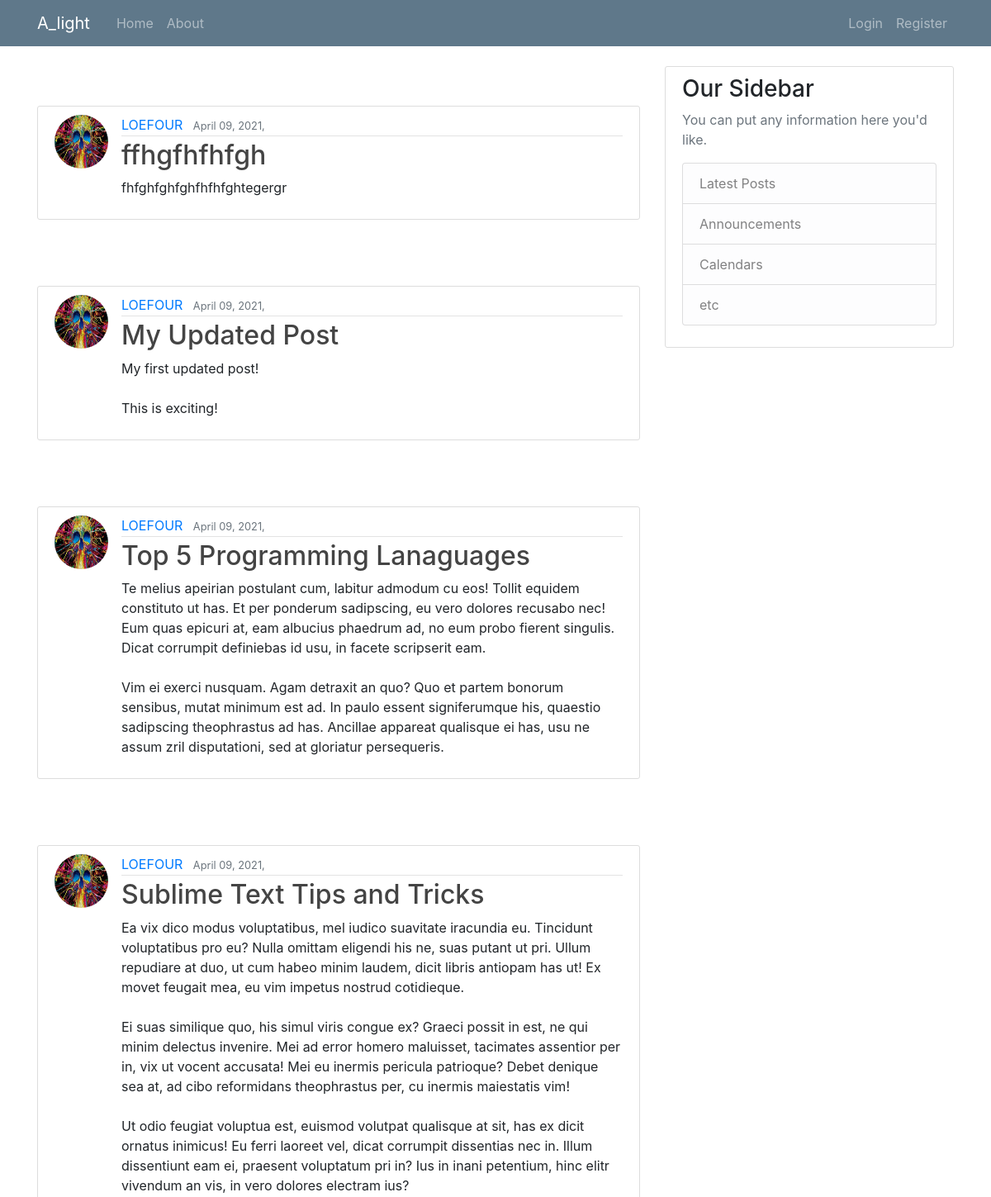
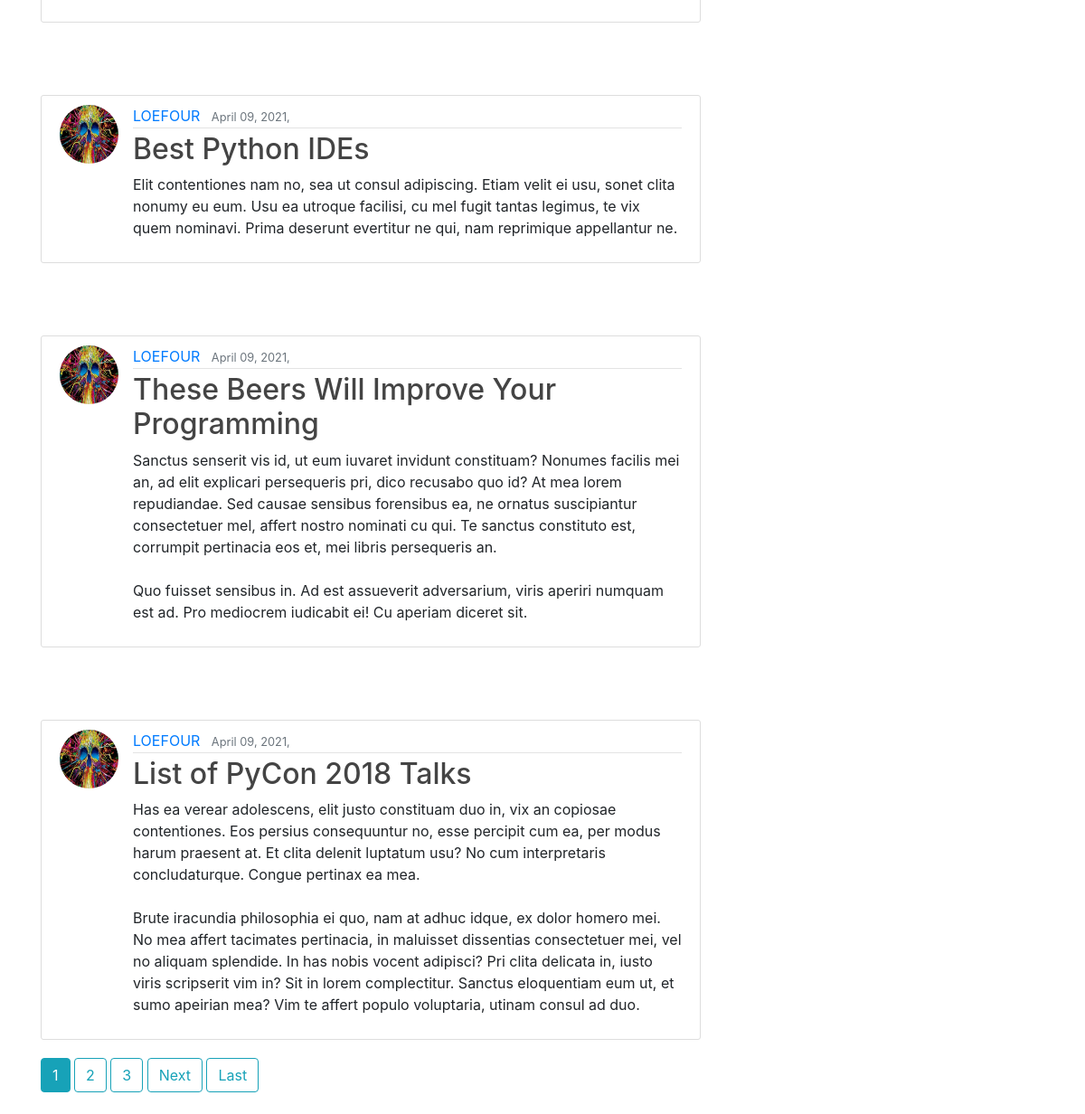
The page /user/LOEFOUR on the database its author committed (2 pictures, top to bottom).
### blog/models.py (models this page shows, shortened)
class Post(models.Model):
    title = models.CharField(max_length=100)
    content = models.TextField()
    date_posted = models.DateTimeField(default=timezone.now())
    author = models.ForeignKey(User, on_delete=models.CASCADE)

### users/models.py (models this page shows, shortened)
class Profile(models.Model):
    user = models.OneToOneField(User, on_delete=models.CASCADE)
    image = models.ImageField(default='default.jpg', upload_to='profile_pics')

### blog/views.py (the view)
# urls.py: path('user/<str:username>', UserPostListView.as_view(), name="user-posts"),
class UserPostListView(ListView):
    model = Post
    template_name = 'blog/user_posts.html'
    context_object_name = 'post'
    paginate_by = 7
    def get_queryset(self):
        user = get_object_or_404(User, username=self.kwargs.get('username'))
        return Post.objects.filter(author=user).order_by('-date_posted')

### templates/blog/user_posts.html (shortened to what this page needs)
{% extends 'blog/base.html' %} {% block content %}
    <h1 class="mb-3">Post By {{ view.kwargs.username }} ({{ page_obj.paginator.count }})</h1>
    {% for post in post %}
<article class="media content-section">
    <img class="rounded-circle article-img" src="{{ post.author.profile.image.url }}" alt="">
  <div class="media-body">
    <div class="article-metadata">
      <a class="mr-2" href="{% url 'user-posts' post.author.username%}">{{ post.author }}</a>
      <small class="text-muted">{{ post.date_posted | date:"F d, Y," }}</small>
    </div>
    <h2><a class="article-title" href="{% url 'post-detail' post.id %}">{{ post.title }}</a></h2>
    <p class="article-content">{{ post.content }}</p>
  </div>
</article>
{% endfor %}
    {% if is_paginated %}
      {% for num in page_obj.paginator.page_range %}
        {% if page_obj.number == num %}
          <a class="btn btn-info mb-4" href="?page={{ num }}">{{ num }}</a>
        {% elif num > page_obj.number|add:'-3' and num < page_obj.number|add:'3' %}
          <a class="btn btn-outline-info mb-4" href="?page={{ num }}">{{ num }}</a>
        {% endif %}
      {% endfor %}
      {% if page_obj.has_next %}
        <a class="btn btn-outline-info mb-4" href="?page={{ page_obj.next_page_number }}">Next</a>
        <a class="btn btn-outline-info mb-4" href="?page={{ page_obj.paginator.num_pages }}">Last</a>
      {% endif %}
    {% endif %}
{% endblock content %}

### static/blog/main.css (style rules this page uses)
body { background: #fafafa; color: #333333; margin-top: 5rem; }
h1, h2, h3, h4, h5, h6 { color: #444444; }
.content-section { background: #ffffff; padding: 10px 20px; border: 1px solid #dddddd; border-radius: 3px; margin-bottom: 20px; margin-top: 80px; }
.article-title { color: #444444; }
.article-content { white-space: pre-line; }
.article-img { height: 65px; width: 65px; margin-right: 16px; }
.article-metadata { padding-bottom: 1px; margin-bottom: 4px; border-bottom: 1px solid #e3e3e3; }

### rows shown on the page
Post: author.profile.image (picture), author "LOEFOUR", date_posted "April 09, 2021,", title "ffhgfhfhfgh", content "fhfghfghfghfhfhfghtegergr"
Post: author.profile.image (picture), author "LOEFOUR", date_posted "April 09, 2021,", title "My Updated Post", content "My first updated post! This is exciting!"
Post: author.profile.image (picture), author "LOEFOUR", date_posted "April 09, 2021,", title "Top 5 Programming Lanaguages", content "Te melius apeirian postulant cum, labitur admodum cu eos! Tollit equidem constituto ut has. Et per ponderum sadipscing, eu vero dolores recusabo nec! Eum quas epicuri at, eam albucius phaedrum ad, no eum probo fierent singulis. Dicat corrumpit definiebas id usu, in facete scripserit eam. Vim ei exerci nusquam. Agam detraxit an quo? Quo et partem bonorum sensibus, mutat minimum est ad. In paulo essent signiferumque his, quaestio sadipscing theophrastus ad has. Ancillae appareat qualisque ei has, usu ne assum zril disputationi, sed at gloriatur persequeris."
Post: author.profile.image (picture), author "LOEFOUR", date_posted "April 09, 2021,", title "Sublime Text Tips and Tricks", content "Ea vix dico modus voluptatibus, mel iudico suavitate iracundia eu. Tincidunt voluptatibus pro eu? Nulla omittam eligendi his ne, suas putant ut pri. Ullum repudiare at duo, ut cum habeo minim laudem, dicit libris antiopam has ut! Ex movet feugait mea, eu vim impetus nostrud cotidieque. Ei suas similique quo, his simul viris congue ex? Graeci possit in est, ne qui minim delectus invenire. Mei ad error homero maluisset, tacimates assentior per in, vix ut vocent accusata! Mei eu inermis pericula patrioque? Debet denique sea at, ad cibo reformidans theophrastus per, cu inermis maiestatis vim! Ut odio feugiat voluptua est, euismod volutpat qualisque at sit, has ex dicit ornatus inimicus! Eu…"
Post: author.profile.image (picture), author "LOEFOUR", date_posted "April 09, 2021,", title "Best Python IDEs", content "Elit contentiones nam no, sea ut consul adipiscing. Etiam velit ei usu, sonet clita nonumy eu eum. Usu ea utroque facilisi, cu mel fugit tantas legimus, te vix quem nominavi. Prima deserunt evertitur ne qui, nam reprimique appellantur ne."
Post: author.profile.image (picture), author "LOEFOUR", date_posted "April 09, 2021,", title "These Beers Will Improve Your Programming", content "Sanctus senserit vis id, ut eum iuvaret invidunt constituam? Nonumes facilis mei an, ad elit explicari persequeris pri, dico recusabo quo id? At mea lorem repudiandae. Sed causae sensibus forensibus ea, ne ornatus suscipiantur consectetuer mel, affert nostro nominati cu qui. Te sanctus constituto est, corrumpit pertinacia eos et, mei libris persequeris an. Quo fuisset sensibus in. Ad est assueverit adversarium, viris aperiri numquam est ad. Pro mediocrem iudicabit ei! Cu aperiam diceret sit."
Post: author.profile.image (picture), author "LOEFOUR", date_posted "April 09, 2021,", title "List of PyCon 2018 Talks", content "Has ea verear adolescens, elit justo constituam duo in, vix an copiosae contentiones. Eos persius consequuntur no, esse percipit cum ea, per modus harum praesent at. Et clita delenit luptatum usu? No cum interpretaris concludaturque. Congue pertinax ea mea. Brute iracundia philosophia ei quo, nam at adhuc idque, ex dolor homero mei. No mea affert tacimates pertinacia, in maluisset dissentias consectetuer mei, vel no aliquam splendide. In has nobis vocent adipisci? Pri clita delicata in, iusto viris scripserit vim in? Sit in lorem complectitur. Sanctus eloquentiam eum ut, et sumo apeirian mea? Vim te affert populo voluptaria, utinam consul ad duo."

### other values the page prints
{{ num }} "1"
{{ num }} "2" "3"
